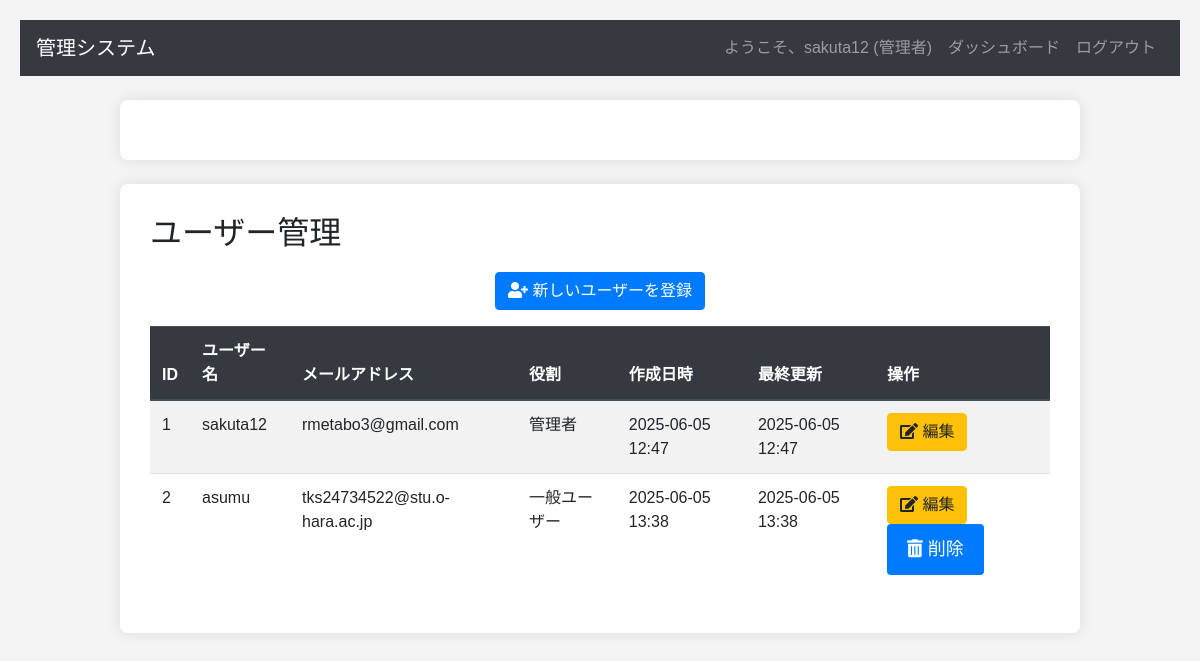
The app's page /users (signed in) with its own data.
### models/user.py (models this page shows, shortened)
class User(db.Model):
    __tablename__ = 'users' # <--- MUST be 'users' (lowercase, plural)
    id = db.Column(db.Integer, primary_key=True)
    username = db.Column(db.String(80), unique=True, nullable=False)
    password_hash = db.Column(db.String(200), nullable=False)
    email = db.Column(db.String(120), unique=True, nullable=False)
    role = db.Column(db.String(50), nullable=False, default='一般ユーザー')
    created_at = db.Column(db.DateTime, nullable=False, default=datetime.datetime.now)
    updated_at = db.Column(db.DateTime, nullable=False, default=datetime.datetime.now, onupdate=datetime.datetime.now)

### views/auth.py (the view)
@auth_bp.route('/users')
@admin_required # 管理者のみアクセス可能
def user_list():
    users = User.query.order_by(User.created_at.asc()).all()
    logged_in_user = User.query.get(session['user_id'])
    return render_template('auth/user_list.html', users=users, user=logged_in_user)

### views/auth.py (called while the page is built)
def admin_required(f):
    @wraps(f)
    def decorated_function(*args, **kwargs):
        if 'user_id' not in session:
            flash('ログインしてください。', 'warning')
            return redirect(url_for('auth.login', next=request.url))
        user = User.query.get(session['user_id'])
        if not user or user.role != '管理者': # '管理者'ロールであることを確認
            flash('管理者権限が必要です。', 'danger')
            return redirect(url_for('dashboard')) # 管理者以外はダッシュボードへリダイレクト
        return f(*args, **kwargs)
    return decorated_function

### templates/auth/user_list.html (shortened to what this page needs)
{% extends 'base.html' %}
{% block content %}
<div class="container mt-4">
    <h2>ユーザー管理</h2>
    <p>
        <a href="{{ url_for('auth.register') }}" class="btn btn-primary">
            <i class="fas fa-user-plus"></i> 新しいユーザーを登録
        </a>
    </p>
    <table class="table table-striped table-hover mt-3">
        <thead class="thead-dark">
            <tr>
                <th>ID</th>
                <th>ユーザー名</th>
                <th>メールアドレス</th>
                <th>役割</th>
                <th>作成日時</th>
                <th>最終更新</th>
                <th>操作</th>
            </tr>
        </thead>
        <tbody>
            {% for user_item in users %}
            <tr>
                <td>{{ user_item.id }}</td>
                <td>{{ user_item.username }}</td>
                <td>{{ user_item.email }}</td>
                <td>
                    {% if user_item.role == '管理者' %}
                        <span class="label label-danger">{{ user_item.role }}</span>
                    {% else %}
                        <span class="label label-info">{{ user_item.role }}</span>
                    {% endif %}
                </td>
                <td>{{ user_item.created_at.strftime('%Y-%m-%d %H:%M') }}</td>
                <td>{{ user_item.updated_at.strftime('%Y-%m-%d %H:%M') }}</td>
                <td>
                    <a href="{{ url_for('auth.edit_user', user_id=user_item.id) }}" class="btn btn-warning btn-xs">
                        <i class="fas fa-edit"></i> 編集
                    </a>
                    {% if user_item.id != user.id %}
                    <form action="{{ url_for('auth.delete_user', user_id=user_item.id) }}" method="post" style="display:inline;" onsubmit="return confirm('本当にこのユーザーを削除しますか？');">
                        <button type="submit" class="btn btn-danger btn-xs">
                            <i class="fas fa-trash-alt"></i> 削除
                        </button>
                    </form>
                    {% endif %}
                </td>
            </tr>
            {% else %}
            <tr>
                <td colspan="7" class="text-center">ユーザーがいません。</td>
            </tr>
            {% endfor %}
        </tbody>
    </table>
</div>
{% endblock %}

### templates/base.html (shortened to what this page needs)
<!DOCTYPE html>
<html lang="ja">
<head>
    <link rel="stylesheet" href="https://stackpath.bootstrapcdn.com/bootstrap/4.5.2/css/bootstrap.min.css">
    <link rel="stylesheet" href="https://cdnjs.cloudflare.com/ajax/libs/font-awesome/5.15.4/css/all.min.css">
    <link rel="stylesheet" href="{{ url_for('static', filename='style.css') }}">
    <link rel="stylesheet" href="https://cdn.jsdelivr.net/npm/fullcalendar@6.1.11/main.min.css">
</head>
<body>
    <nav class="navbar navbar-expand-lg navbar-dark bg-dark">
        <a class="navbar-brand" href="{{ url_for('dashboard') }}">管理システム</a>
        <div class="collapse navbar-collapse" id="navbarNav">
            <ul class="navbar-nav ml-auto">
                {% if session.get('username') %}
                    <li class="nav-item">
                        <a class="nav-link" href="#">ようこそ、{{ session['username'] }} ({{ session['user_role'] }})</a>
                    </li>
                    <li class="nav-item">
                        <a class="nav-link" href="{{ url_for('dashboard') }}">ダッシュボード</a>
                    </li>
                    <li class="nav-item">
                        <a class="nav-link" href="{{ url_for('auth.logout') }}">ログアウト</a>
                    </li>
                {% endif %}
            </ul>
        </div>
    </nav>
    <div class="container mt-4">
    </div>
    {% block content %}{% endblock %}
</body>
</html>

### static/css/style.css (style rules this page uses)
body { font-family: sans-serif; margin: 20px; background-color: #f4f4f4; }
.container { max-width: 960px; margin: 0 auto; background-color: #fff; padding: 30px; border-radius: 8px; box-shadow: 0 0 15px rgba(0, 0, 0, 0.1); }
button[type="submit"] { background-color: #007bff; color: white; padding: 12px 20px; border: none; border-radius: 4px; cursor: pointer; font-size: 18px; transition: background-color 0.3s ease; }
p { margin-top: 20px; text-align: center; color: #777; }
a { color: #007bff; text-decoration: none; transition: color 0.3s ease; }

### records on screen
User: username "sakuta12", user_role "管理者", id "1", email "rmetabo3@gmail.com", role "管理者", created_at "2025-06-05 12:47", updated_at "2025-06-05 12:47"
User: id "2", username "asumu", email "tks24734522@stu.o-hara.ac.jp", role "一般ユーザー", created_at "2025-06-05 13:38", updated_at "2025-06-05 13:38"
